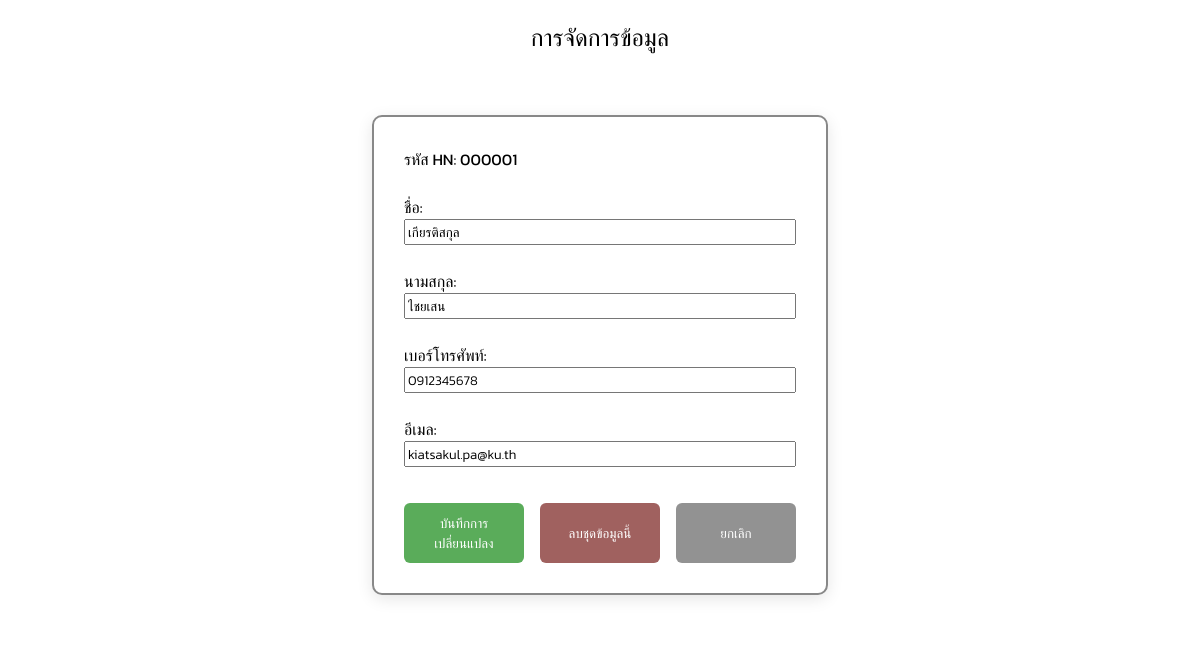
Page /edit.php?id=000001 on the committed database.
### tables this page shows
CREATE TABLE `user` (
  `HN` int(6) NOT NULL,
  `FNAME` varchar(255) NOT NULL,
  `LNAME` varchar(255) NOT NULL,
  `TEL` varchar(10) NOT NULL,
  `EMAIL` varchar(255) NOT NULL
);

### edit.php (the view, shortened to what this page needs)
<?php
    require "database/connect.php";
    if (isset($_GET['id'])) {
        $id = $_GET['id'];
        $sql = "SELECT LPAD(HN, 6, '0') AS HN, FNAME, LNAME, TEL, EMAIL FROM user WHERE HN = ?";
        $stmt = $conn->prepare($sql);
        $stmt->bind_param("s", $id);
        $stmt->execute();
        $result = $stmt->get_result();
        if ($result->num_rows > 0) {
            $row = $result->fetch_assoc();
        } else {
            echo "ไม่พบข้อมูลเจ้าของ HN นี้";
        }
    } else {
        echo "ไม่พบข้อมูล";
    }
?>
<!DOCTYPE html>
<html lang="en">
<head>
    <link rel="stylesheet" href="style.css">
</head>
<body>
    <h2 class= "bold"><center>การจัดการข้อมูล</h2>
    <div class="container">
        <form method="POST" class="table edit normal" id=editForm>
            <label class="bold">รหัส HN: <?php echo $row['HN']; ?></label><br>
            <label class="bold">ชื่อ:</label>
            <input type="text" class="normal" name="fname" value="<?php echo $row['FNAME']; ?>" required><br>
            <label class="bold">นามสกุล:</label>
            <input type="text" class="normal" name="lname" value="<?php echo $row['LNAME']; ?>" required><br>
            <label class="bold">เบอร์โทรศัพท์:</label>
            <input type="text" class="normal" name="tel" value="<?php echo $row['TEL']; ?>" required><br>
            <label class="bold">อีเมล:</label>
            <input type="email" class="normal" name="email" value="<?php echo $row['EMAIL']; ?>" required><br>
            <div class="button-group">
                <button type="button" id="saveBtn" class="confirm">บันทึกการเปลี่ยนแปลง</button>
                <button type="button" id="deleteBtn" class="delete">ลบชุดข้อมูลนี้</button>
                <button type="button" id="cancelBtn" class="back">ยกเลิก</button>
            </div>
        </form>
    </div>
</body>
</html>

### style.css (style rules this page uses)
.container { display: flex; justify-content: center; align-items: center; background: #fff; padding: 40px 0; }
.table { border: 2px solid #888; border-radius: 10px; box-shadow: 0 0 10px rgba(0, 0, 0, 0.1); background-color: #fff; overflow: hidden; margin: 0 auto; }
.table.edit { display: flex; flex-direction: column; padding: 30px 30px; border-radius: 10px; box-shadow: 0 4px 16px rgba(0,0,0,0.1); flex-direction: column; }
.normal { font-family: "Kanit", sans-serif; font-weight: 300; font-style: light; }
.bold { font-family: "Kanit", sans-serif; font-weight: 400; font-style: normal; }
.button-group { display: flex; gap: 16px; justify-content: center; margin-top: 12px; }
.confirm { font-family: "Kanit", sans-serif; padding: 10px 20px; border: none; border-radius: 6px; background: #5aac5a; color: #fff; cursor: pointer; transition: background 0.2s; min-width: 120px; max-width: 120px; }
.delete { font-family: "Kanit", sans-serif; padding: 10px 20px; border: none; border-radius: 6px; background: #a0615f; color: #fff; cursor: pointer; transition: background 0.2s; min-width: 120px; max-width: 120px; }
.back { font-family: "Kanit", sans-serif; padding: 10px 20px; border: none; border-radius: 6px; background: #929292; color: #fff; cursor: pointer; transition: background 0.2s; min-width: 120px; max-width: 120px; outline: none; }

### rows in the picture
user: fname "้เกียรติสกุล", lname "ไชยเสน", tel "0912345678", email "kiatsakul.pa@ku.th"

### other values in the picture
$row['HN'] "000001"
